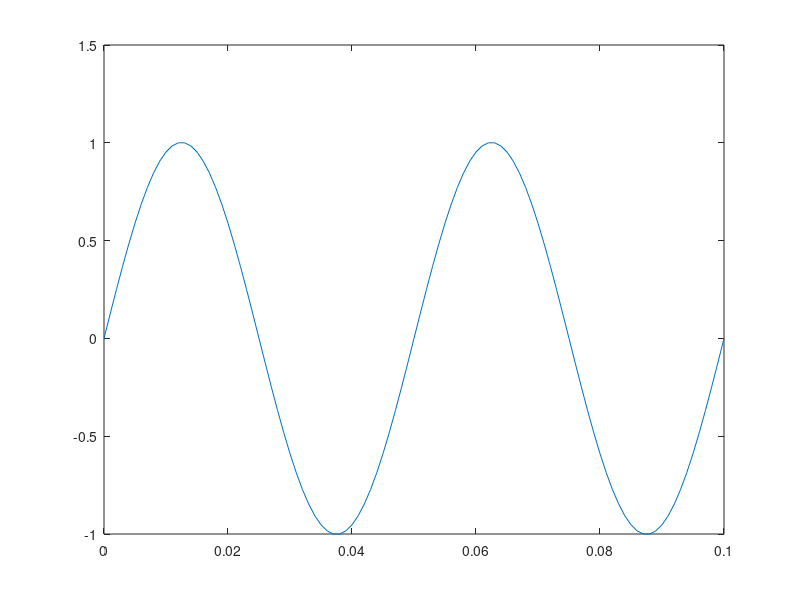
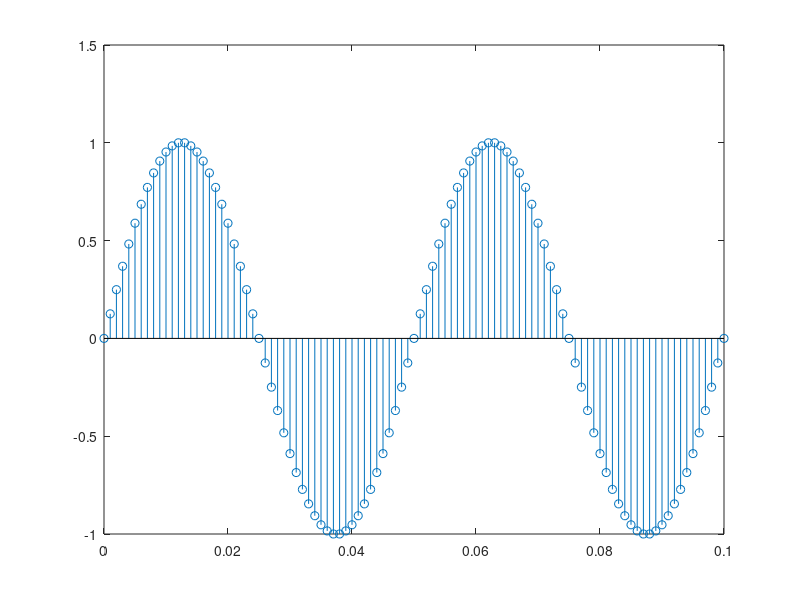

These figures' MATLAB source, in order: (Note: this script raises an error after producing the figures.)
clc
clear all
close all
%%load the signal
t = 0:0.001:0.1;
signal = sin(2*pi*20*t);
signal = 2*(signal - mean(signal)) ./ range(signal) ;

%%plot the original signal
figure("Name", "original");
plot(t, signal);

%plot the sampled version
figure("Name", "stem_the_signal");
stem(t, signal);

%u_law_compressor_not plausible

%%quantized
bit = 8;
y_quantized = quantize(signal,bit);
figure("Name", "quantized");
stem(y_quantized);

%%reconstruct
recon = interp1(t, double(y_quantized), t);
figure("Name", "recon");
plot(recon);


%%SQNR
SQNR_hard_coded = signal_noise_ratio(signal, y_quantized);
SQNR_eq=1.76+6*bit;

%%Encoding
N = 8;
encoded_n = encoder(N, signal, bit, y_quantized);
encod = encoded_n;

%%loose the single bit
restore= loose_bit_twos(encod)
figure("Name", "restore")
plot(t, restore)





